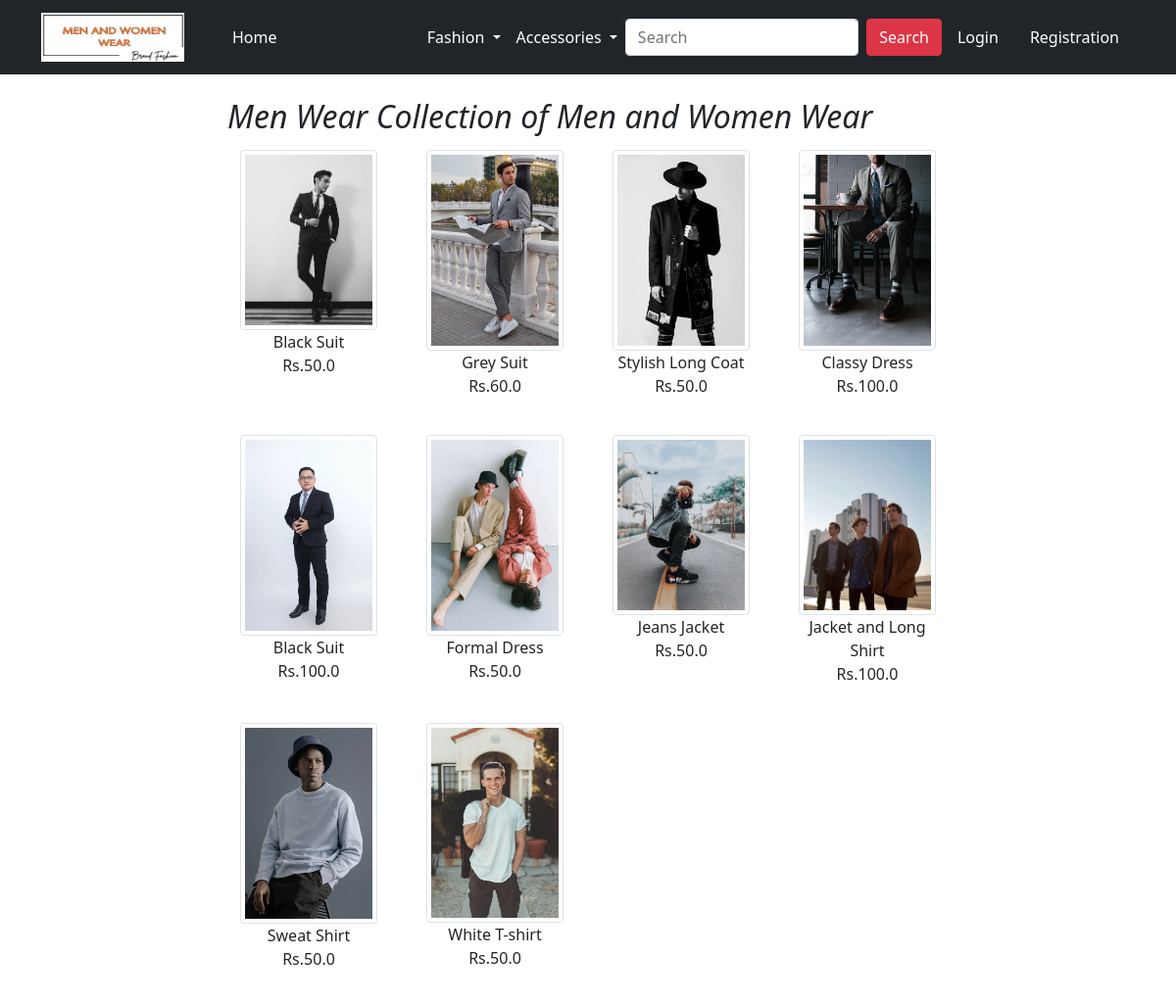
Page /malewear/ on the committed database.
### app/models.py (models this page shows, shortened)
class Product(models.Model):
    title = models.CharField(max_length=100)
    price = models.FloatField()
    discounted_price = models.FloatField()
    description = models.TextField()
    category = models.CharField(choices = CATEGORY_CHOICES, max_length=2)
    product_image = models.ImageField(upload_to='productimg')

### app/views.py (the view)
# urls.py: path('malewear/', views.malewear, name='malewear'),
def malewear(request):
    totalitem = 0
    male = Product.objects.filter(category = 'M')
    if request.user.is_authenticated:
        totalitem = len(Cart.objects.filter(user=request.user))
    return render(request, 'app/malewear.html',{'male':male, 'totalitem':totalitem})

### app/templates/app/malewear.html (shortened to what this page needs)
{% extends 'app/base.html' %}
{% load static %}
{% block main-content %}
<div class="container my-4">
 <div class="row">
  <div class="col-sm-2">
  </div>
  <div class="col-sm-8">
      <div class="row">
        <h2 font-size="20px"><i> Men Wear Collection of Men and Women Wear</i></h2>
        {% for product in male %}
        <div class= "col-sm-3 text-center mb-4">
          <a href= "{% url 'product-detail' product.id %}"
            class= "btn">
             <div class ="item">
              <img src="{{product.product_image.url}}" alt="" class="img-fluid img-thumbnail">
               <div class = "fw-blod">{{product.title}}</div>
               <div class = "fw-blod">Rs.{{product.discounted_price}}
               </div>
             </div>
             </a>
        </div>
        {% endfor %}
  </div>
 </div>
</div>
{% endblock main-content %}

### rows in the picture
Product: product_image (picture), title "Black Suit", discounted_price "50.0"
Product: product_image (picture), title "Grey Suit", discounted_price "60.0"
Product: product_image (picture), title "Stylish Long Coat", discounted_price "50.0"
Product: product_image (picture), title "Classy Dress", discounted_price "100.0"
Product: product_image (picture), title "Black Suit", discounted_price "100.0"
Product: product_image (picture), title "Formal Dress", discounted_price "50.0"
Product: product_image (picture), title "Jeans Jacket", discounted_price "50.0"
Product: product_image (picture), title "Jacket and Long Shirt", discounted_price "100.0"
Product: product_image (picture), title "Sweat Shirt", discounted_price "50.0"
Product: product_image (picture), title "White T-shirt", discounted_price "50.0"
